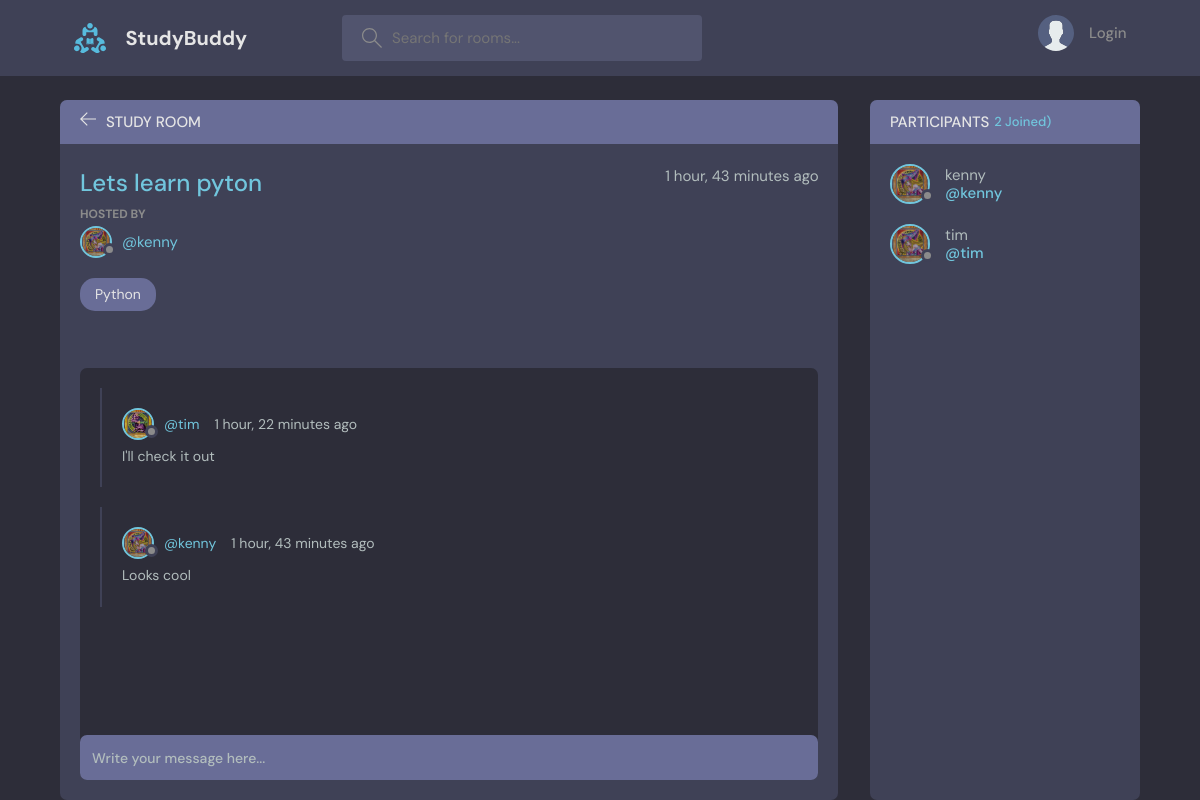
The page /room/1/ on the database its author committed.
### base/models.py (models this page shows, shortened)
class Room(models.Model):
    host = models.ForeignKey(User, on_delete=models.SET_NULL, null=True)
    topic = models.ForeignKey(Topic, on_delete=models.SET_NULL, null=True)
    name = models.CharField(max_length=200)
    description = models.TextField(null=True, blank=True)
    participants = models.ManyToManyField(User, related_name='participants', blank=True)
    updated = models.DateTimeField(auto_now=True)
    created = models.DateTimeField(auto_now_add=True)
    class Meta:
        ordering = ['-updated', '-created']

class User(AbstractUser):
    name = models.CharField(max_length=200, null=True)
    email = models.EmailField(unique=True, null=False)
    bio = models.TextField(null=True)
    avatar = models.ImageField(null=True, default="avatar.svg")
    USERNAME_FIELD = 'email'
    REQUIRED_FIELDS = ['username']

class Topic(models.Model):
    name = models.CharField(max_length=200)
    def __str__(self):
        return self.name

class Message(models.Model):
    user = models.ForeignKey(User, on_delete=models.CASCADE)
    room = models.ForeignKey(Room, on_delete=models.CASCADE)
    body = models.TextField()
    updated = models.DateTimeField(auto_now=True)
    created = models.DateTimeField(auto_now_add=True)
    class Meta:
        ordering = ['-updated', '-created']

### base/views.py (the view, shortened to what this page needs)
# urls.py: path('room/<str:pk>/', views.room, name="room"),
def room(request, pk):
    room = Room.objects.get(id=pk)
    room_messages = room.message_set.all()
    participants = room.participants.all()
    """ room = None
    for i in rooms:
        if i['id'] == int(pk):
            room = i """
    context = {'room': room, 'room_messages': room_messages, 'participants': participants}
    return render(request, 'base/room.html', context)

### base/templates/base/room.html (shortened to what this page needs)
{% extends 'main.html' %}
{% block content %}
    <main class="profile-page layout layout--2">
      <div class="container">
        <div class="room">
          <div class="room__top">
            <div class="room__topLeft">
              <a href="{% url 'home' %}">
                <svg version="1.1" xmlns="http://www.w3.org/2000/svg" width="32" height="32" viewBox="0 0 32 32">
                  <title>arrow-left</title>
                  <path
                    d="M13.723 2.286l-13.723 13.714 13.719 13.714 1.616-1.611-10.96-10.96h27.625v-2.286h-27.625l10.965-10.965-1.616-1.607z"
                  ></path>
                </svg>
              </a>
              <h3>Study Room</h3>
            </div>
          </div>
          <div class="room__box scroll">
            <div class="room__header scroll">
              <div class="room__info">
                <h3>{{room.name}}</h3>
                <span>{{room.created | timesince}} ago</span>
              </div>
              <div class="room__hosted">
                <p>Hosted By</p>
                <a href="{% url 'user-profile' room.host.id %}" class="room__author">
                  <div class="avatar avatar--small">
                    <img src="{{room.host.avatar.url}}" />
                  </div>
                  <span>@{{room.host.username}}</span>
                </a>
              </div>
              <span class="room__topics">{{room.topic}}</span>
            </div>
            <div class="room__conversation">
              <div class="threads scroll">
                {% for message in room_messages %}
                <div class="thread">
                  <div class="thread__top">
                    <div class="thread__author">
                      <a href="{% url 'user-profile' message.user.id %}" class="thread__authorInfo">
                        <div class="avatar avatar--small">
                          <img src="{{message.user.avatar.url}}" />
                        </div>
                        <span>@{{message.user.username}}</span>
                      </a>
                      <span class="thread__date">{{message.created | timesince}} ago</span>
                    </div>
                  </div>
                  <div class="thread__details">
                    {{message.body}}
                  </div>
                </div>
                {% endfor %}
              </div>
            </div>
          </div>
          <div class="room__message">
            <form action="" method ="POST">
              <input name="body" placeholder="Write your message here..." /></form>
          </div>
        </div>
        <div class="participants">
          <h3 class="participants__top">Participants <span>{{participants.count}} Joined)</span></h3>
          <div class="participants__list scroll">
            {% for user in participants %}
            <a href="{% url 'user-profile' user.id %}" class="participant">
              <div class="avatar avatar--medium">
                <img src="{{room.host.avatar.url}}" />
              </div>
              <p>
                {{user.username}}
                <span>@{{user.username}}</span>
              </p>
            </a>
            {% endfor %}
          </div>
        </div>
      </div>
    </main>
    {% endblock content %}

### rows shown on the page
Room: name "Lets learn pyton", created "1 hour, 43 minutes", host.avatar (picture), host.username "kenny", topic "Python"
Message: user.avatar (picture), user.username "tim", created "1 hour, 22 minutes", body "I'll check it out"
Message: user.avatar (picture), user.username "kenny", created "1 hour, 43 minutes", body "Looks cool"
User: host.avatar (picture), username "kenny"
User: host.avatar (picture), username "tim"

### other values the page prints
{{ participants.count }} "2"
